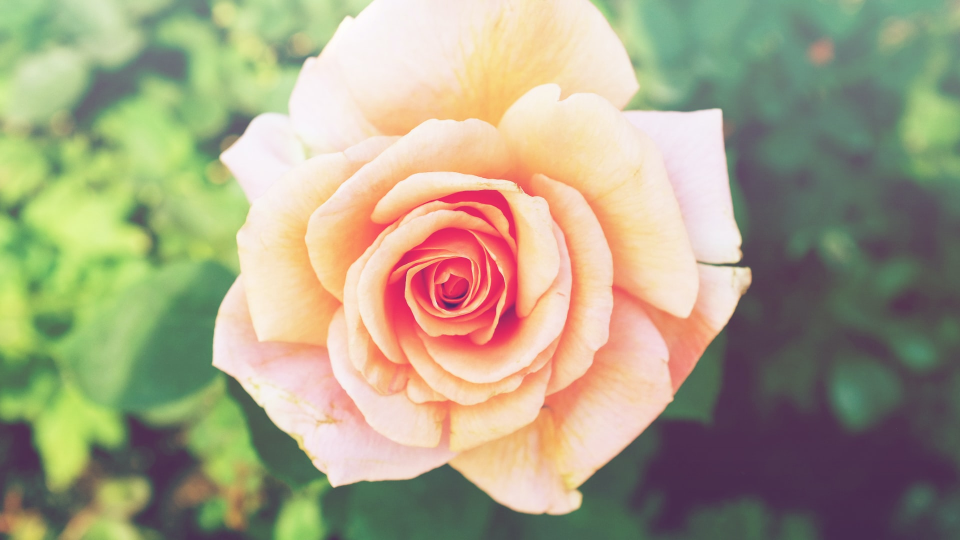
#> input picture Task_2/resources/images/flower_1.jpg, 1920 x 1080 px (shown at 1/2 size)
$ jupyter execute Task_2_Digital_representation_of_images.ipynb
#> lines starting #> are read from the running program, lines starting #| are printed output that depends on the picture
# Task 2: Digital representation of images

[cell 1]
# Area for modules installation

[cell 2]
# Importing required modules
import cv2
import matplotlib.pyplot as plt

[cell 3]
# Defining path to images
images_path = "resources/images/"

### Exercise 1

[cell 4]
# Reading image with OpenCV
image_1_name = "flower_1.jpg"
image_1 = cv2.imread(images_path + image_1_name)
#> image_1 is the input picture: shape (1080, 1920, 3); mean B, G, R 133.3, 161.6, 166.8

# Getting basic image info
height_1, width_1, color_channels_1 = image_1.shape
#> height_1 = 1080; width_1 = 1920; color_channels_1 = 3
print("Image 1 resolution is {}x{}".format(width_1, height_1))
#| Image 1 resolution is 1920x1080

# Getting image color values at 509 row and 980 column
b, g, r = image_1[509][980]
#> b = 153; g = 176; r = 255
print("Image 1 red channel value: {}, green channel value: {}, blue channel value: {}".format(r, g, b))
#| Image 1 red channel value: 255, green channel value: 176, blue channel value: 153

### Exercise 2

[cell 5]
# Reading image with OpenCV
image_1_name = "flower_1.jpg"
image_1 = cv2.imread(images_path + image_1_name)

# Converting image from bgr to rgb format
image_1 = cv2.cvtColor(image_1, cv2.COLOR_BGR2RGB)

# Croping image
image_1_cropped = image_1[110:879, 720:1279]
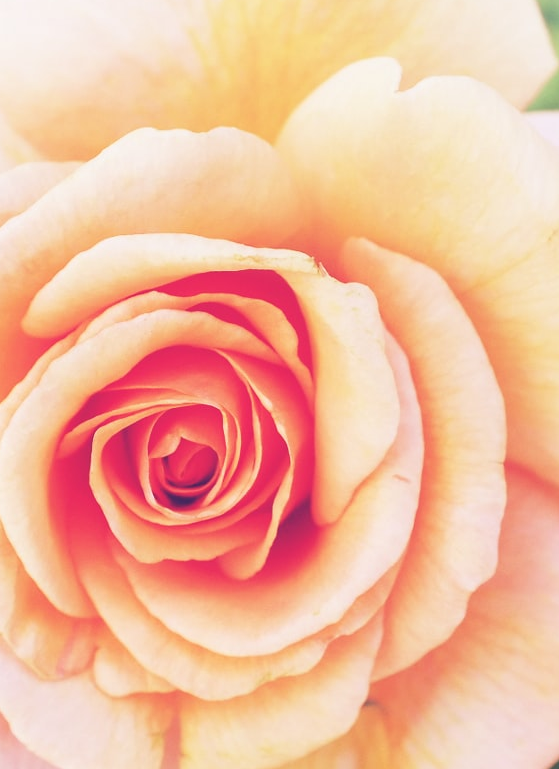
#> image_1_cropped: shape (769, 559, 3); mean R, G, B 244.1, 186.4, 157.6

# Displaying image
plt.imshow(image_1_cropped)
plt.show()

### Exercise 3

[cell 6]
# Reading image with OpenCV
image_2_name = "flower_2.jpg"
image_2 = cv2.imread(images_path + image_2_name)
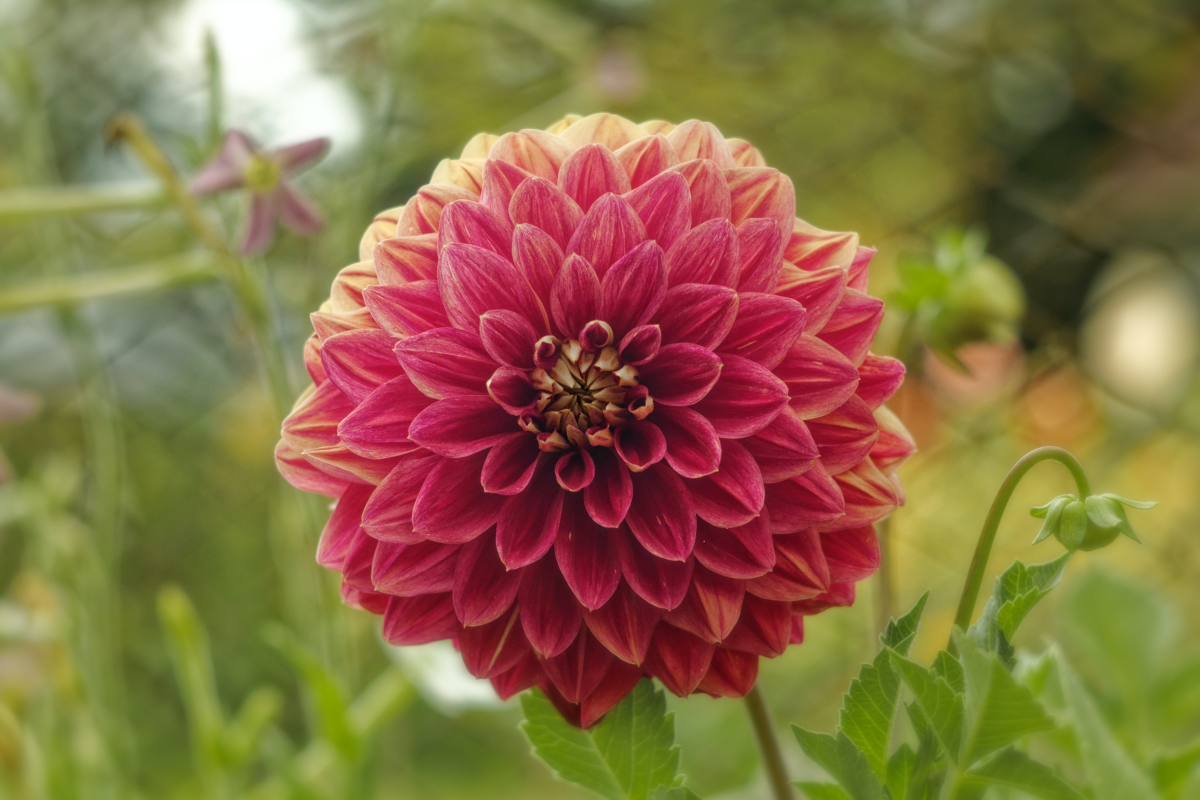
#> input picture Task_2/resources/images/flower_2.jpg, 6000 x 4000 px (shown at 1/5 size)
#> image_2 is the input picture: shape (4000, 6000, 3); mean B, G, R 68.9, 111, 137.1

# Converting image from bgr to rgb format
image_2 = cv2.cvtColor(image_2, cv2.COLOR_BGR2RGB)

# Getting basic image info
height_2, width_2, color_channels_2 = image_2.shape
#> height_2 = 4000; width_2 = 6000; color_channels_2 = 3
#print("Image 2 resolution is {}x{}".format(width_2, height_2))

# Calculating proportionality coefficient
k = float(width_2) / height_2
#> k = 1.5
print("Aspect ratio of image is: {}".format(k))
#| Aspect ratio of image is: 1.5

# Compressing image proportionally
new_width = 620
new_height = int(new_width / k)
#> new_height = 413
#print("New image height is {}".format(new_height))
dim = (new_width, new_height)
#> dim = (620, 413)
image_2_resized = cv2.resize(image_2, dim, interpolation = cv2.INTER_AREA)
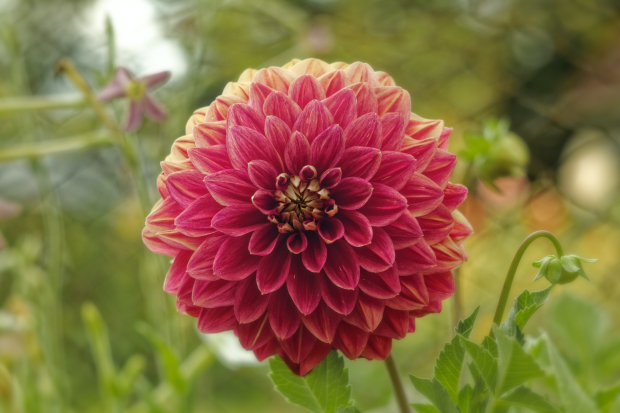
#> image_2_resized: shape (413, 620, 3); mean R, G, B 137.1, 111, 68.9
plt.imshow(image_2_resized)
plt.show()

# Getting resized image info
height_2, width_2, color_channels_2 = image_2_resized.shape
#> height_2 = 413; width_2 = 620
print("Resized image 2 resolution is {}x{}".format(width_2, height_2))
#| Resized image 2 resolution is 620x413

# Saving resized image to the file
cv2.imwrite(images_path + "flower_2_resized.jpg", cv2.cvtColor(image_2_resized, cv2.COLOR_RGB2BGR))

# Increasing intensity of r channel for 33%
image_2_increased_intensity = image_2_resized.copy()
image_2_increased_intensity[:, :, 0] = image_2_increased_intensity[:, :, 0] * 1.33
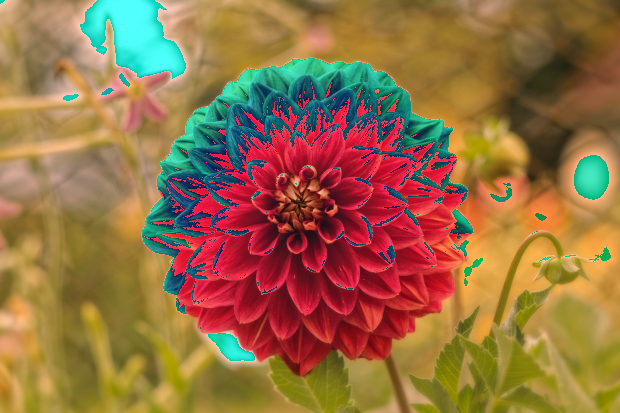
#> image_2_increased_intensity: shape (413, 620, 3); mean R, G, B 150.6, 111, 68.9
plt.imshow(image_2_increased_intensity)
plt.show()

# Getting image color values at 242 row and 328 column
r, g, b = image_2_increased_intensity[242][328]
#> r = 232; g = 97; b = 69
print("Image 2 (after increase of r channel) red channel value: {}, green channel value: {}, blue channel value: {}".format(r, g, b))
#| Image 2 (after increase of r channel) red channel value: 232, green channel value: 97, blue channel value: 69
